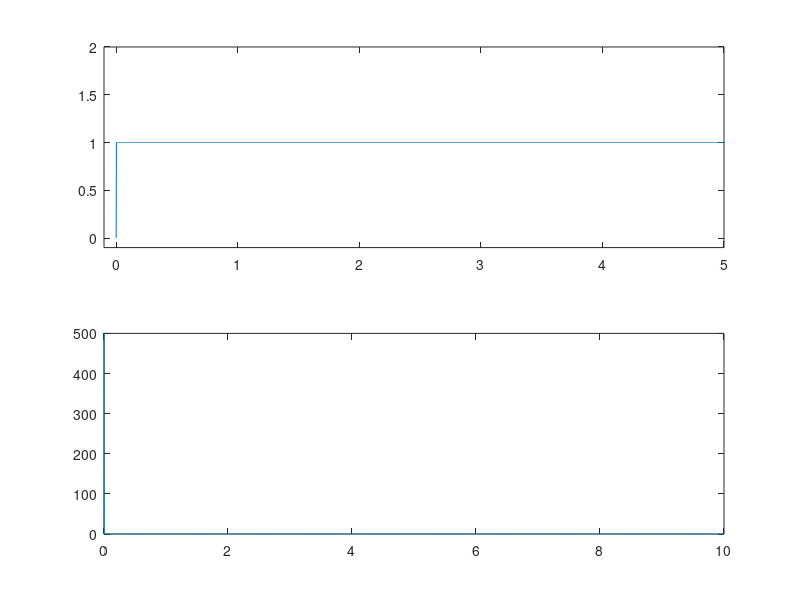

MATLAB code for this plot:
clear all; close all;

tz=0; tk=10; dt=0.001; t=tz:dt:tk; %časovni vektor
t_uz=0:dt:2*dt; t_un=2*dt+dt:dt:tk;
t_u = [t_uz t_un];
u_t = [t_uz/(2*dt) ones(size(t_un))]; %generiranje stopnice
du_t = diff(u_t) ./ diff(t_u);
du_t = [du_t 0]; 

subplot(2,1,1)
plot(t_u, u_t)
axis([-0.1 5 -0.1 2])

subplot(2,1,2)
plot(t_u ,du_t)
